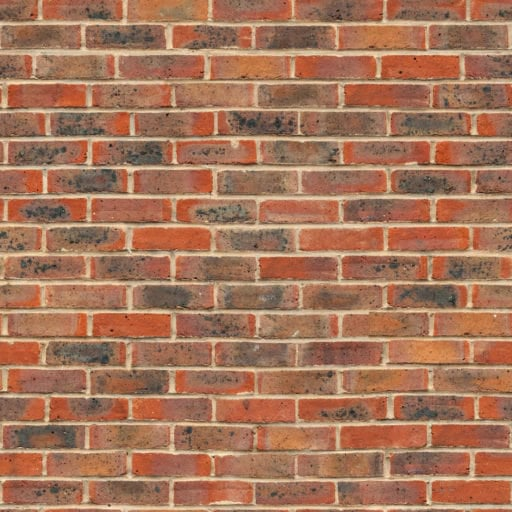
#> input picture dataset/brick/brick1.jpg, 512 x 512 px; its folder holds only this picture in this run
$ python -i app.py   (imports and definitions only)   (older library calls are emulated)
#> lines starting #> are read from the running program, lines starting #| are printed output that depends on the picture
#> further down, picture is the input picture: shape (512, 512, 3); mean B, G, R 90.8, 117.4, 165.6

"""
## 1. Setup
"""
# Set path
LAB_PATH = "dataset"

# import libraries
import os
import numpy as np
import cv2
from skimage.feature import graycomatrix, graycoprops, local_binary_pattern
from sklearn.model_selection import train_test_split
from sklearn.model_selection import GridSearchCV
from sklearn.preprocessing import StandardScaler
from sklearn.svm import SVC
from sklearn.metrics import accuracy_score, precision_score, confusion_matrix
import seaborn as sns
import matplotlib.pyplot as plt
import gradio as gr


"""
## 2. Define the TextureClassifier class
"""

class TextureClassifier:
    def __init__(self):
        # Initialize StandardScaler and classes
        self.scaler = StandardScaler()
        self.classes = ['stone', 'brick', 'wood']

        # SVM hyperparameter grid for tuning
        self.param_grid = {
            'C': [0.1, 1, 10],          # Regularization strength
            'gamma': ['scale', 'auto', 0.01, 0.1],  # Kernel coefficient
            'kernel': ['rbf', 'linear']  # Kernel type
        }

        # Initialize classifiers with GridSearchCV
        self.svm_glcm = GridSearchCV(
            SVC(probability=True),
            param_grid=self.param_grid,
            cv=3,  # 3-fold cross-validation
            verbose=2
        )
        self.svm_lbp = GridSearchCV(
            SVC(probability=True),
            param_grid=self.param_grid,
            cv=3,
            verbose=2
        )

    # [27 lines left out: function load_dataset, not called in this run]

    def extract_glcm_features(self, image):
        """GLCM feature extraction with multiple distances/angles"""
        distances = [1, 2, 3]
        angles = [0, np.pi/4, np.pi/2, 3*np.pi/4]

        glcm = graycomatrix(image, distances=distances, angles=angles,
                          symmetric=True, normed=True)

        features = []
        for prop in ['contrast', 'dissimilarity', 'homogeneity', 'energy', 'correlation']:
            features.extend(graycoprops(glcm, prop).flatten())

        return np.array(features)

    # [57 lines left out: functions extract_lbp_features, prepare_features, train, evaluate, not called in this run]

    def predict(self, image, method='glcm'):
        """Prediction with probability scores"""
#> called with method = 'glcm'
        if len(image.shape) == 3:
            image = cv2.cvtColor(image, cv2.COLOR_BGR2GRAY)
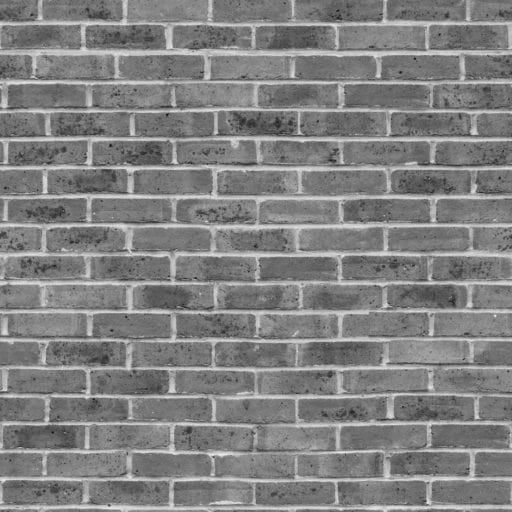
#> image: shape (512, 512); min 18, max 236, mean 128.8
        image = cv2.resize(image, (200, 200))
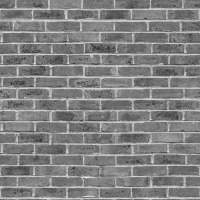
#> image: shape (200, 200); min 42, max 231, mean 128.7

        if method.lower() == 'glcm':
            features = self.extract_glcm_features(image)
#> after the loop in extract_glcm_features, `for prop in ['contrast', 'dissimilarity', 'homogeneity', 'energy', 'co..`: features = 60 values, max 1687.3 at index 11, min 0.014 at index 47, mean 217.6
#> (the run stopped early here; a loop or call above may not have finished)

$ run again, on dataset/brick/brick10.jpg
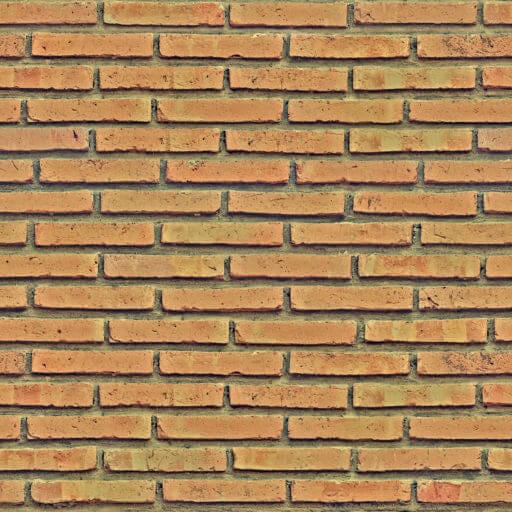
#> input picture dataset/brick/brick10.jpg, 512 x 512 px
#> picture is the input picture: shape (512, 512, 3); mean B, G, R 88.8, 131.4, 169
#> in predict, `image = cv2.cvtColor(image, cv2.COLOR_BGR2GRAY)`:
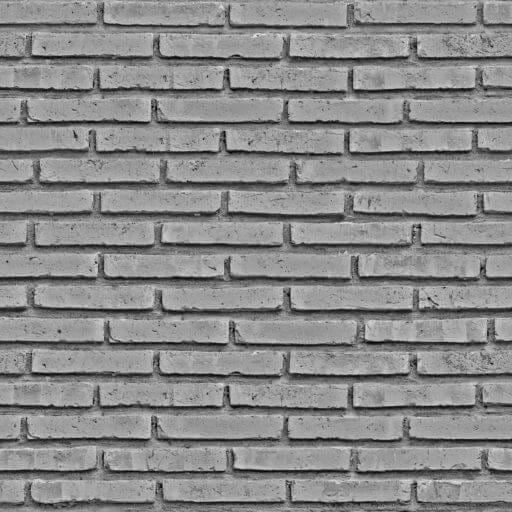
#> image: shape (512, 512); min 2, max 234, mean 137.8
#> in predict, `image = cv2.resize(image, (200, 200))`:
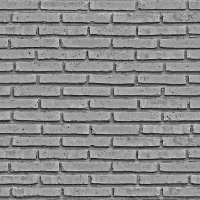
#> image: shape (200, 200); min 11, max 218, mean 137.7
#> after the loop in extract_glcm_features, `for prop in ['contrast', 'dissimilarity', 'homogeneity', 'energy', 'co..`: features = 60 values, max 3206.2 at index 10, min -0.17 at index 58, mean 340.8

$ run again, on dataset/brick/brick11.jpg
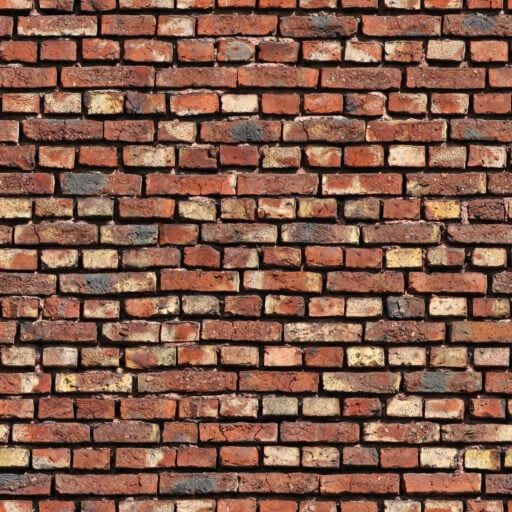
#> input picture dataset/brick/brick11.jpg, 512 x 512 px
#> picture is the input picture: shape (512, 512, 3); mean B, G, R 74.2, 91, 130.3
#> in predict, `image = cv2.cvtColor(image, cv2.COLOR_BGR2GRAY)`:
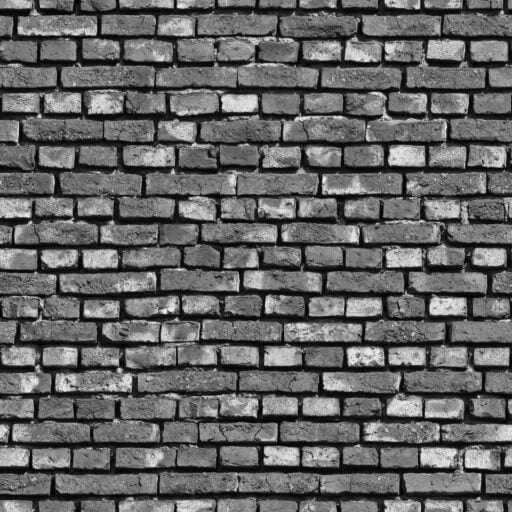
#> image: shape (512, 512); min 0, max 244, mean 100.8
#> in predict, `image = cv2.resize(image, (200, 200))`:
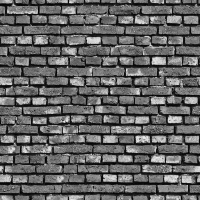
#> image: shape (200, 200); min 1, max 236, mean 100.7
#> after the loop in extract_glcm_features, `for prop in ['contrast', 'dissimilarity', 'homogeneity', 'energy', 'co..`: features = 60 values, max 5753.4 at index 10, min -0.0389 at index 58, mean 650.2

$ run again, on dataset/brick/brick12.jpg
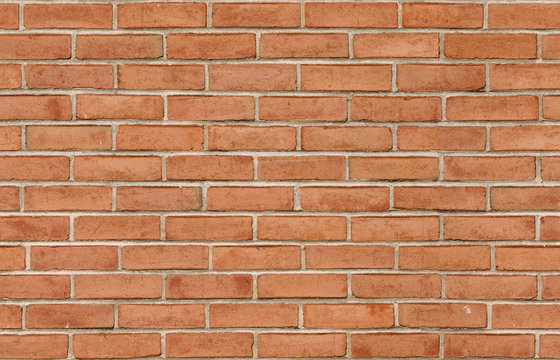
#> input picture dataset/brick/brick12.jpg, 560 x 360 px
#> picture is the input picture: shape (360, 560, 3); mean B, G, R 93.5, 130.3, 190.2
#> in predict, `image = cv2.cvtColor(image, cv2.COLOR_BGR2GRAY)`:
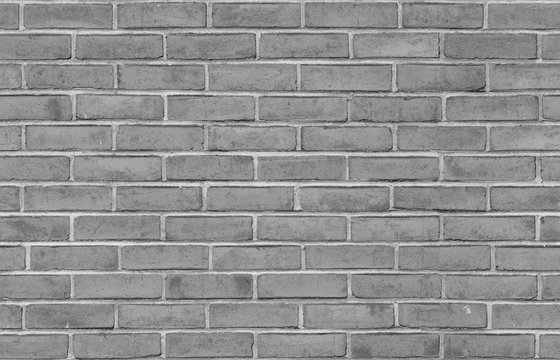
#> image: shape (360, 560); min 17, max 245, mean 144
#> in predict, `image = cv2.resize(image, (200, 200))`:
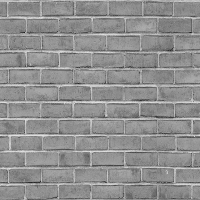
#> image: shape (200, 200); min 28, max 230, mean 143.9
#> after the loop in extract_glcm_features, `for prop in ['contrast', 'dissimilarity', 'homogeneity', 'energy', 'co..`: features = 60 values, max 1158.3 at index 11, min -0.23 at index 59, mean 150.5
